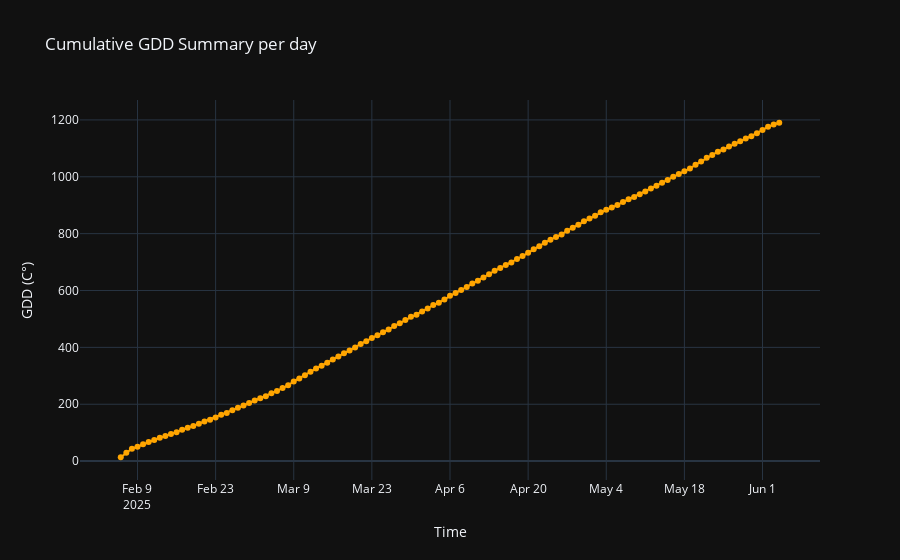

Notebook source saved alongside this figure:
### Code cell
fig_gdd = go.Figure()

# Now x = df.index
fig_gdd.add_trace(go.Scatter(x=temp_data_day.index, y=temp_data_day[('Temp', 'GDD_cum')], 
                         mode='lines+markers', 
                         name='Mean GDD',
                         line=dict(color='#FFA500'),
                         marker=dict(color='#FFA500')))

# Add titles and labels
fig_gdd.update_layout(
    title='Cumulative GDD Summary per day',
    xaxis_title='Time',
    yaxis_title='GDD (C°)',
    template='plotly_dark'
)

# Show the plot
fig_gdd.show()
